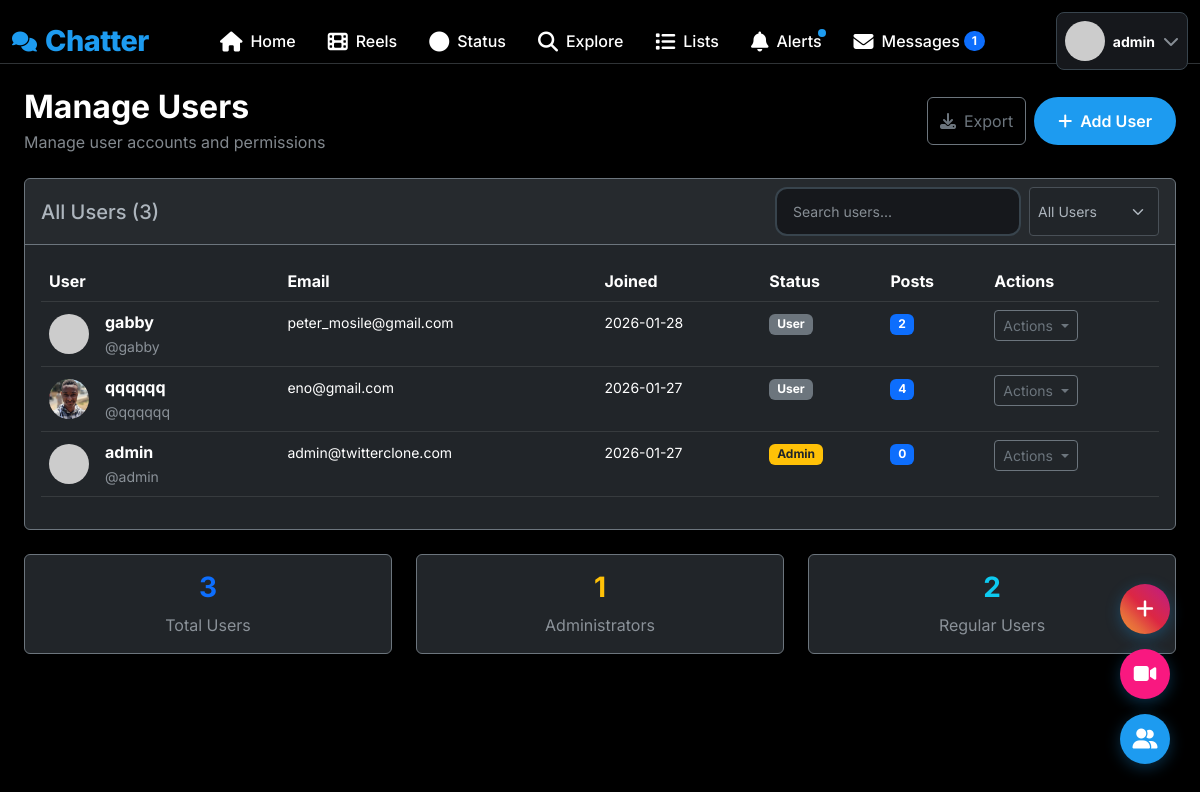
The app's page /admin/users (signed in) with its own data.
### app.py (models this page shows, shortened)
class User(UserMixin, db.Model):
    id = db.Column(db.Integer, primary_key=True)
    username = db.Column(db.String(80), unique=True, nullable=False, index=True)
    email = db.Column(db.String(120), unique=True, nullable=False, index=True)
    password_hash = db.Column(db.String(200), nullable=False)
    bio = db.Column(db.String(500))
    location = db.Column(db.String(100))
    website = db.Column(db.String(200))
    profile_picture = db.Column(db.String(200), default='default.jpg')
    cover_picture = db.Column(db.String(200), default='default_cover.jpg')
    is_admin = db.Column(db.Boolean, default=False)
    created_at = db.Column(db.DateTime, default=datetime.utcnow)
    is_online = db.Column(db.Boolean, default=False)
    last_seen = db.Column(db.DateTime, default=datetime.utcnow)
    is_verified = db.Column(db.Boolean, default=False)
    posts = db.relationship('Post', backref='author', lazy='dynamic', cascade='all, delete-orphan')
    likes = db.relationship('Like', backref='user', lazy='dynamic', cascade='all, delete-orphan')
    comments = db.relationship('Comment', backref='author', lazy='dynamic', cascade='all, delete-orphan')
    notifications = db.relationship('Notification', backref='user', lazy='dynamic', cascade='all, delete-orphan')
    sent_messages = db.relationship('Message', foreign_keys='Message.sender_id', backref='sender', lazy='dynamic')
    received_messages = db.relationship('Message', foreign_keys='Message.receiver_id', backref='receiver', lazy='dynamic')
    bookmarks = db.relationship('Bookmark', backref='user', lazy='dynamic', cascade='all, delete-orphan')
    reports_made = db.relationship('Report', foreign_keys='Report.reporter_id', backref='reporter', lazy='dynamic')
    reports_received = db.relationship('Report', foreign_keys='Report.reported_id', backref='reported', lazy='dynamic')
    pinned_posts = db.relationship('PinnedPost', backref='user', lazy='dynamic', cascade='all, delete-orphan')
    created_lists = db.relationship('UserList', backref='creator', lazy='dynamic', cascade='all, delete-orphan')
    list_subscriptions = db.relationship('ListSubscriber', backref='subscriber', lazy='dynamic', cascade='all, delete-orphan')
    list_memberships = db.relationship('ListMember', backref='member', lazy='dynamic', cascade='all, delete-orphan')
    reels = db.relationship('Reel', backref='user', lazy='dynamic', cascade='all, delete-orphan')
    reel_likes = db.relationship('ReelLike', backref='liker', lazy='dynamic', cascade='all, delete-orphan')
    reel_comments = db.relationship('ReelComment', backref='author', lazy='dynamic', cascade='all, delete-orphan')
    reel_views = db.relationship('ReelView', backref='viewer', lazy='dynamic', cascade='all, delete-orphan')
    statuses = db.relationship('Status', backref='user', lazy='dynamic', cascade='all, delete-orphan')
    status_views = db.relationship('StatusView', backref='viewer', lazy='dynamic', cascade='all, delete-orphan')
    followed = db.relationship(
        'User', secondary=followers,
        primaryjoin=(followers.c.follower_id == id),
        secondaryjoin=(followers.c.followed_id == id),
        backref=db.backref('followers', lazy='dynamic'), lazy='dynamic')
    blocked = db.relationship(
        'User', secondary=blocked_users,
        primaryjoin=(blocked_users.c.blocker_id == id),
        secondaryjoin=(blocked_users.c.blocked_id == id),
        backref=db.backref('blocked_by', lazy='dynamic'), lazy='dynamic')
    def get_unread_message_count(self):
        return Message.query.filter_by(receiver_id=self.id, is_read=False).count()
    def get_unread_notification_count(self):
        return Notification.query.filter_by(user_id=self.id, is_read=False).count()

### app.py (the view)
@app.route('/admin/users')
@login_required
@admin_required
def admin_users():
    users = User.query.order_by(User.created_at.desc()).all()
    return render_template('admin/users.html', users=users)

### templates/admin/users.html (shortened to what this page needs)
{% extends "base.html" %}
{% block content %}
<div class="container-fluid py-4">
    <div class="d-flex justify-content-between align-items-center mb-4">
        <div>
            <h1 class="h2 fw-bold mb-1">Manage Users</h1>
            <p class="text-muted mb-0">Manage user accounts and permissions</p>
        </div>
        <div class="d-flex gap-2">
            <button class="btn btn-outline-secondary">
                <i class="fas fa-download me-2"></i>Export
            </button>
            <button class="btn btn-primary">
                <i class="fas fa-plus me-2"></i>Add User
            </button>
        </div>
    </div>
    <div class="card bg-dark border-secondary">
        <div class="card-header border-secondary d-flex justify-content-between align-items-center">
            <h5 class="card-title mb-0">All Users ({{ users|length }})</h5>
            <div class="d-flex gap-2">
                <input type="text" class="form-control form-control-sm" placeholder="Search users..." id="userSearch">
                <select class="form-select form-select-sm" style="width: auto;" id="userFilter">
                    <option value="all">All Users</option>
                </select>
            </div>
        </div>
        <div class="card-body">
            {% if users %}
            <div class="table-responsive">
                <table class="table table-dark table-hover">
                    <thead>
                        <tr>
                            <th>User</th>
                            <th>Email</th>
                            <th>Joined</th>
                            <th>Status</th>
                            <th>Posts</th>
                            <th>Actions</th>
                        </tr>
                    </thead>
                    <tbody>
                        {% for user in users %}
                        <tr>
                            <td>
                                <div class="d-flex align-items-center">
                                    <img src="{{ url_for('static', filename='uploads/profiles/' + user.profile_picture) }}"
                                         class="rounded-circle me-3" width="40" height="40"
                                         onerror="this.src='https://ui-avatars.com/api/?name={{ user.username }}&background=1d9bf0&color=fff'">
                                    <div>
                                        <div class="fw-bold">{{ user.username }}</div>
                                        <small class="text-muted">@{{ user.username }}</small>
                                    </div>
                                </div>
                            </td>
                            <td>
                                <small>{{ user.email }}</small>
                            </td>
                            <td>
                                <small>{{ user.created_at.strftime('%Y-%m-%d') }}</small>
                            </td>
                            <td>
                                {% if user.is_admin %}
                                <span class="badge bg-warning text-dark">Admin</span>
                                {% else %}
                                <span class="badge bg-secondary">User</span>
                                {% endif %}
                            </td>
                            <td>
                                <span class="badge bg-primary">{{ user.posts.count() }}</span>
                            </td>
                            <td>
                                <div class="dropdown">
                                    <button class="btn btn-sm btn-outline-secondary dropdown-toggle"
                                            type="button" data-bs-toggle="dropdown">
                                        Actions
                                    </button>
                                </div>
                            </td>
                        </tr>
                        {% endfor %}
                    </tbody>
                </table>
            </div>
            {% else %}
            <div class="text-center py-5">
                <i class="fas fa-users fa-3x text-muted mb-3"></i>
                <h5 class="text-muted">No users found</h5>
                <p class="text-muted">There are no users in the system.</p>
            </div>
            {% endif %}
        </div>
    </div>
    <div class="row mt-4">
        <div class="col-md-4">
            <div class="card bg-dark border-secondary text-center">
                <div class="card-body">
                    <h3 class="fw-bold text-primary">{{ users|length }}</h3>
                    <p class="text-muted mb-0">Total Users</p>
                </div>
            </div>
        </div>
        <div class="col-md-4">
            <div class="card bg-dark border-secondary text-center">
                <div class="card-body">
                    <h3 class="fw-bold text-warning">{{ users|selectattr('is_admin')|list|length }}</h3>
                    <p class="text-muted mb-0">Administrators</p>
                </div>
            </div>
        </div>
        <div class="col-md-4">
            <div class="card bg-dark border-secondary text-center">
                <div class="card-body">
                    <h3 class="fw-bold text-info">{{ users|rejectattr('is_admin')|list|length }}</h3>
                    <p class="text-muted mb-0">Regular Users</p>
                </div>
            </div>
        </div>
    </div>
</div>
{% endblock %}

### templates/base.html (shortened to what this page needs)
<!DOCTYPE html>
<html lang="en" data-bs-theme="dark">
<head>
    <link href="https://cdn.jsdelivr.net/npm/bootstrap@5.3.0/dist/css/bootstrap.min.css" rel="stylesheet">
    <link href="https://cdnjs.cloudflare.com/ajax/libs/font-awesome/6.4.0/css/all.min.css" rel="stylesheet">
</head>
<body>
    <nav class="top-nav">
        <div class="container-fluid">
            <div class="row align-items-center">
                <div class="col">
                    <div class="d-flex align-items-center justify-content-between">
                        <a href="{{ url_for('feed') if current_user.is_authenticated else url_for('login') }}" class="text-decoration-none">
                            <div class="d-flex align-items-center">
                                <i class="fas fa-comments fa-lg me-2" style="color: var(--primary-color);"></i>
                                <span class="logo">Chatter</span>
                            </div>
                        </a>
                        {% if current_user.is_authenticated %}
                        <div class="d-none d-md-flex align-items-center">
                            <a class="nav-link {% if request.endpoint == 'feed' %}active{% endif %}" href="{{ url_for('feed') }}">
                                <i class="fas fa-home fa-lg me-2"></i>
                                <span>Home</span>
                            </a>
                            <a class="nav-link {% if request.endpoint == 'reels_feed' %}active{% endif %}" href="{{ url_for('reels_feed') }}">
                                <i class="fas fa-film fa-lg me-2"></i>
                                <span>Reels</span>
                            </a>
                            <a class="nav-link {% if request.endpoint == 'status_feed' %}active{% endif %}" href="{{ url_for('status_feed') }}">
                                <i class="fas fa-circle fa-lg me-2"></i>
                                <span>Status</span>
                            </a>
                            <a class="nav-link {% if request.endpoint == 'search' %}active{% endif %}" href="{{ url_for('search') }}">
                                <i class="fas fa-search fa-lg me-2"></i>
                                <span>Explore</span>
                            </a>
                            <a class="nav-link {% if request.endpoint == 'lists' %}active{% endif %}" href="{{ url_for('lists') }}">
                                <i class="fas fa-list fa-lg me-2"></i>
                                <span>Lists</span>
                            </a>
                            <a class="nav-link {% if request.endpoint == 'notifications' %}active{% endif %}" href="{{ url_for('notifications') }}">
                                <i class="fas fa-bell fa-lg me-2"></i>
                                <span>Alerts</span>
                                {% if current_user.get_unread_notification_count() > 0 %}
                                    <span class="notification-dot"></span>
                                {% endif %}
                            </a>
                            <a class="nav-link {% if request.endpoint == 'messages' %}active{% endif %}" href="{{ url_for('messages') }}">
                                <i class="fas fa-envelope fa-lg me-2"></i>
                                <span>Messages</span>
                                {% if current_user.get_unread_message_count() > 0 %}
                                    <span class="badge bg-primary rounded-pill ms-1">{{ current_user.get_unread_message_count() }}</span>
                                {% endif %}
                            </a>
                        </div>
                        {% endif %}
                        {% if current_user.is_authenticated %}
                        <div class="dropdown">
                            <button class="btn d-flex align-items-center text-decoration-none p-2 rounded-3 {% if current_user and has_active_status(current_user.id) %}has-status-indicator{% endif %}"
                                    style="background: var(--card-color); border: 1px solid var(--border-light); color: var(--text-primary);"
                                    type="button" data-bs-toggle="dropdown">
                                <div class="profile-with-status">
                                    <img src="{{ get_user_avatar_url(current_user) }}"
                                         class="profile-img-with-ring avatar-sm me-2">
                                </div>
                                <span class="fw-bold small">{{ current_user.username }}</span>
                                <i class="fas fa-chevron-down text-muted ms-2"></i>
                            </button>
                        </div>
                        {% else %}
                        <div class="d-flex gap-2">
                            <a href="{{ url_for('login') }}" class="btn btn-outline-primary btn-sm">Login</a>
                            <a href="{{ url_for('signup') }}" class="btn btn-primary btn-sm">Sign Up</a>
                        </div>
                        {% endif %}
                    </div>
                </div>
            </div>
        </div>
    </nav>
    <div class="main-content">
        <div class="container-fluid">
            {% block content %}{% endblock %}
        </div>
    </div>
    {% if current_user.is_authenticated %}
    <div class="bottom-right-widget">
        <button class="widget-btn create-status" onclick="createStatus()" title="Create Status">
            <i class="fas fa-plus"></i>
        </button>
        <button class="widget-btn create-reel" onclick="uploadReel()" title="Upload Reel">
            <i class="fas fa-video"></i>
        </button>
        <button class="widget-btn" onclick="toggleFollowersStatus()" title="Friends' Status">
            <i class="fas fa-user-friends"></i>
        </button>
    </div>
    {% endif %}
    <div id="toast-container" class="toast-container position-fixed top-0 end-0 p-3"></div>
</body>
</html>

### records on screen
User: get_unread_message_count "1", username "admin", email "admin@twitterclone.com", created_at "2026-01-27", is_admin "Admin", posts.count "0"
User: username "gabby", email "peter_mosile@gmail.com", created_at "2026-01-28", is_admin "User", posts.count "2"
User: profile_picture (picture), username "qqqqqq", email "eno@gmail.com", created_at "2026-01-27", is_admin "User", posts.count "4"

### other values on screen
{{ users|length }} "3"
{{ users|selectattr('is_admin')|list|length }} "1"
{{ users|rejectattr('is_admin')|list|length }} "2"
